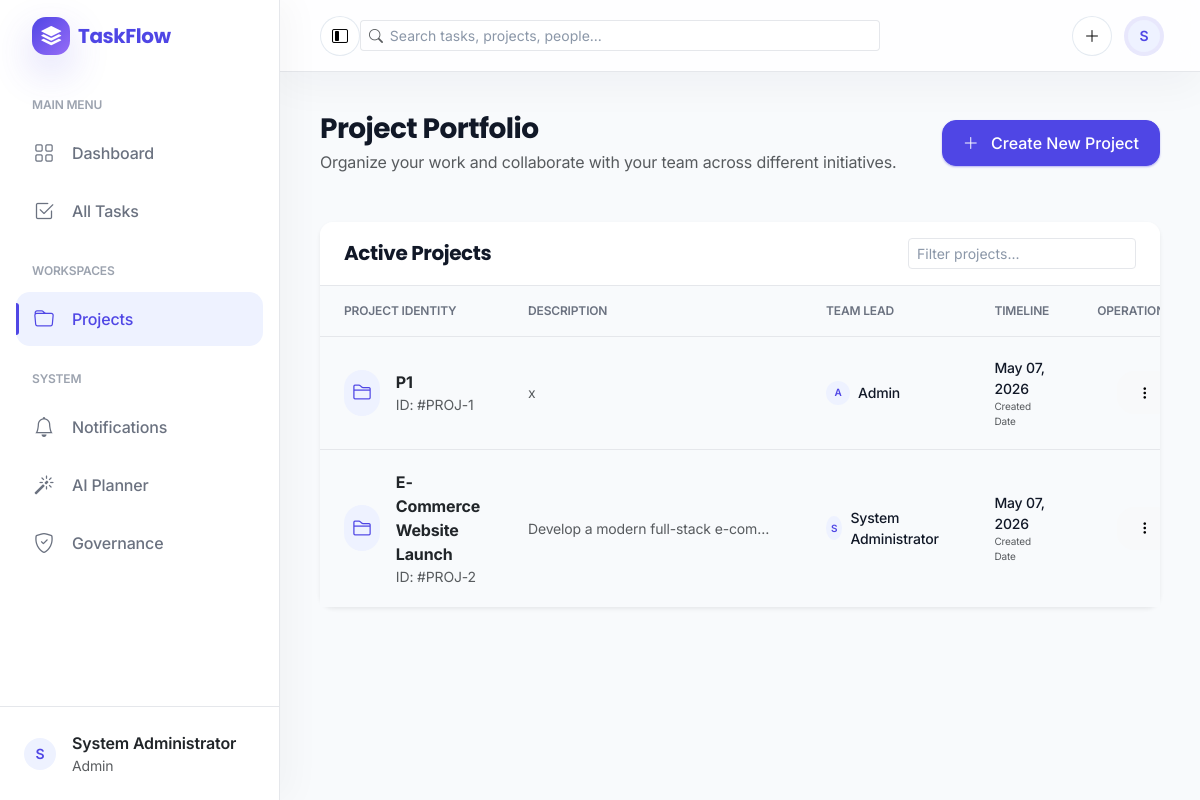
Screenshot of /projects (signed in) with the database file from the repository.
### models/user.py (models this page shows, shortened)
class User(UserMixin, db.Model):
    __tablename__ = 'users'
    id = db.Column(db.Integer, primary_key=True)
    name = db.Column(db.String(80), nullable=False)
    email = db.Column(db.String(120), unique=True, nullable=False, index=True)
    password = db.Column(db.String(255), nullable=False)
    role = db.Column(db.Enum(UserRole), nullable=False, default=UserRole.MEMBER)
    skills = db.Column(db.Text, nullable=True)  # Comma-separated skills or free text
    created_at = db.Column(db.DateTime, default=datetime.utcnow, nullable=False)
    updated_at = db.Column(db.DateTime, default=datetime.utcnow, onupdate=datetime.utcnow, nullable=False)
    projects = db.relationship('Project', back_populates='creator', lazy=True, cascade='all, delete-orphan')
    assigned_tasks = db.relationship('Task', back_populates='assignee', lazy=True)
    def is_admin(self):
        return self.role == UserRole.ADMIN
    def has_permission(self, permission: str) -> bool:
        if self.is_admin():
            return True

### models/project.py (models this page shows, shortened)
class Project(db.Model):
    __tablename__ = 'projects'
    id = db.Column(db.Integer, primary_key=True)
    title = db.Column(db.String(200), nullable=False, index=True)
    description = db.Column(db.Text, nullable=True)
    created_by = db.Column(db.Integer, db.ForeignKey('users.id', ondelete='CASCADE'), nullable=False, index=True)
    created_at = db.Column(db.DateTime, default=datetime.utcnow, nullable=False)
    updated_at = db.Column(db.DateTime, default=datetime.utcnow, onupdate=datetime.utcnow, nullable=False)
    creator = db.relationship('User', back_populates='projects')
    tasks = db.relationship('Task', back_populates='project', lazy=True, cascade='all, delete-orphan')

### routes/project.py (the view)
@project_bp.route('/projects')
@login_required
@permission_required("project.manage")
def projects():
    all_projects = Project.query.all()
    return render_template('projects.html', projects=all_projects)

### app.py (called while the page is built)
@login_manager.user_loader
def load_user(user_id):
    return User.query.get(int(user_id))

@app.context_processor
def inject_notification_count():
    from flask_login import current_user
    if not current_user.is_authenticated:
        return {"unread_notifications_count": 0}
    unread_count = Notification.query.filter_by(user_id=current_user.id, is_read=False).count()
    return {"unread_notifications_count": unread_count}

### templates/projects.html (shortened to what this page needs)
{% extends "layout.html" %}
{% block content %}
<div class="row g-4 mb-5">
    <div class="col-12 d-flex flex-column flex-md-row align-items-md-center justify-content-between">
        <div>
            <h1 class="h3 fw-bold mb-1">Project Portfolio</h1>
            <p class="text-muted mb-0">Organize your work and collaborate with your team across different initiatives.</p>
        </div>
        <div class="mt-3 mt-md-0">
            <button type="button" class="btn btn-primary" data-bs-toggle="modal" data-bs-target="#createProjectModal">
                <i class="bi bi-plus-lg me-2"></i> Create New Project
            </button>
        </div>
    </div>
</div>
<div class="row g-4">
    <div class="col-12">
        <div class="card border-0 shadow-sm">
            <div class="card-header bg-white border-bottom py-3 d-flex align-items-center justify-content-between">
                <h5 class="mb-0 fw-bold">Active Projects</h5>
                <div class="input-group input-group-sm w-auto">
                    <input type="text" class="form-control" placeholder="Filter projects...">
                </div>
            </div>
            <div class="card-body p-0">
                <div class="table-responsive">
                    <table class="table table-hover align-middle mb-0">
                        <thead>
                            <tr>
                                <th class="ps-4">Project Identity</th>
                                <th>Description</th>
                                <th>Team Lead</th>
                                <th>Timeline</th>
                                <th class="text-end pe-4">Operations</th>
                            </tr>
                        </thead>
                        <tbody>
                            {% for project in projects %}
                            <tr>
                                <td class="ps-4">
                                    <div class="d-flex align-items-center">
                                        <div class="bg-primary-light text-primary rounded-3 p-2 me-3">
                                            <i class="bi bi-folder2 fs-5"></i>
                                        </div>
                                        <div>
                                            <a href="{{ url_for('project.view_project', project_id=project.id) }}" class="fw-bold text-dark text-decoration-none hover-primary">
                                                {{ project.title }}
                                            </a>
                                            <div class="text-muted small">ID: #PROJ-{{ project.id }}</div>
                                        </div>
                                    </div>
                                </td>
                                <td>
                                    <div class="text-muted small text-truncate" style="max-width: 250px;">
                                        {{ project.description or 'No description provided' }}
                                    </div>
                                </td>
                                <td>
                                    <div class="d-flex align-items-center">
                                        <div class="avatar-initials sm me-2" style="width: 24px; height: 24px; font-size: 10px;">
                                            {{ project.creator.name[:1].upper() }}
                                        </div>
                                        <span class="small fw-medium">{{ project.creator.name }}</span>
                                    </div>
                                </td>
                                <td>
                                    <div class="small fw-medium">{{ project.created_at.strftime('%b %d, %Y') }}</div>
                                    <div class="text-muted x-small" style="font-size: 10px;">Created Date</div>
                                </td>
                                <td class="text-end pe-4">
                                    <div class="dropdown">
                                        <button class="btn btn-light btn-sm rounded-3" type="button" data-bs-toggle="dropdown">
                                            <i class="bi bi-three-dots-vertical"></i>
                                        </button>
                                    </div>
                                </td>
                            </tr>
                            {% endfor %}
                        </tbody>
                    </table>
                </div>
            </div>
        </div>
    </div>
</div>
{% endblock %}

### templates/layout.html (shortened to what this page needs)
<!DOCTYPE html>
<html lang="en">
<head>
    <link href="https://cdn.jsdelivr.net/npm/bootstrap@5.3.0/dist/css/bootstrap.min.css" rel="stylesheet">
    <link rel="stylesheet" href="https://cdn.jsdelivr.net/npm/bootstrap-icons@1.11.0/font/bootstrap-icons.css">
    <link rel="stylesheet" href="{{ url_for('static', filename='css/style.css') }}">
</head>
<body>
    {% if current_user.is_authenticated %}
    <div id="sidebar">
        <div class="sidebar-brand">
            <span class="tf-brand-mark me-2"><i class="bi bi-stack"></i></span>
            <span class="tf-brand-name">TaskFlow</span>
        </div>
        <div class="sidebar-nav">
            <div class="nav-label">Main Menu</div>
            <a href="{{ url_for('dashboard') }}" class="sidebar-link {{ 'active' if request.endpoint == 'dashboard' else '' }}">
                <i class="bi bi-grid"></i>
                <span>Dashboard</span>
            </a>
            <a href="{{ url_for('task.tasks') }}" class="sidebar-link {{ 'active' if 'task' in request.endpoint else '' }}">
                <i class="bi bi-check2-square"></i>
                <span>All Tasks</span>
            </a>
            <div class="nav-label mt-4">Workspaces</div>
            {% if current_user.role.value == 'admin' %}
            <a href="{{ url_for('project.projects') }}" class="sidebar-link {{ 'active' if 'project' in request.endpoint else '' }}">
                <i class="bi bi-folder"></i>
                <span>Projects</span>
            </a>
            {% endif %}
            <div class="nav-label mt-4">System</div>
            <a href="{{ url_for('notification.list_notifications') }}" class="sidebar-link {{ 'active' if 'notification' in request.endpoint else '' }}">
                <i class="bi bi-bell"></i>
                <span>Notifications</span>
            </a>
            {% if current_user.role.value == 'admin' %}
            <a href="{{ url_for('ai_planning.planning_index') }}" class="sidebar-link {{ 'active' if 'ai_planning' in request.endpoint else '' }}">
                <i class="bi bi-magic"></i>
                <span>AI Planner</span>
            </a>
            <a href="{{ url_for('admin.permissions') }}" class="sidebar-link {{ 'active' if 'admin' in request.endpoint else '' }}">
                <i class="bi bi-shield-check"></i>
                <span>Governance</span>
            </a>
            {% endif %}
        </div>
        <div class="position-absolute bottom-0 w-100 p-4 border-top">
            <div class="d-flex align-items-center">
                <div class="avatar-initials me-3">
                    {{ current_user.name[:1].upper() }}
                </div>
                <div class="flex-grow-1 text-truncate">
                    <div class="fw-semibold text-dark">{{ current_user.name }}</div>
                    <div class="text-muted small">{{ current_user.role.value | capitalize }}</div>
                </div>
            </div>
        </div>
    </div>
    <div class="main-content">
        <header id="top-nav">
            <div class="d-flex align-items-center gap-2">
                <button type="button" class="tf-icon-btn d-none d-lg-inline-flex" id="sidebar-collapse" aria-label="Collapse navigation">
                    <i class="bi bi-layout-sidebar-inset"></i>
                </button>
            </div>
            <div class="d-none d-md-flex align-items-center flex-grow-1">
                <div class="input-group input-group-sm tf-search">
                    <span class="input-group-text bg-transparent border-end-0"><i class="bi bi-search text-muted"></i></span>
                    <input type="text" class="form-control border-start-0 ps-0" placeholder="Search tasks, projects, people...">
                </div>
            </div>
            <div class="ms-auto d-flex align-items-center gap-3">
                <div class="dropdown">
                    <button class="tf-icon-btn" type="button" data-bs-toggle="dropdown" aria-label="Create">
                        <i class="bi bi-plus-lg"></i>
                    </button>
                </div>
                <div class="dropdown">
                    <a href="#" class="d-flex align-items-center text-dark text-decoration-none" data-bs-toggle="dropdown">
                        <div class="avatar-initials tf-avatar-ring">
                            {{ current_user.name[:1].upper() }}
                        </div>
                    </a>
                </div>
            </div>
        </header>
        <main id="content-wrapper">
            <div class="fade-in">
                {% block content %}{% endblock %}
            </div>
        </main>
    </div>
    {% endif %}
</body>
</html>

### rows the page displays
User: name "S", name "System Administrator", role.value "Admin"
Project: title "P1", id "1", description "x", creator "A", creator.name "Admin", created_at "May 07, 2026"
Project: title "E-Commerce Website Launch", id "2", description "Develop a modern full-stack e-com…", creator "S", creator.name "System Administrator", created_at "May 07, 2026"
